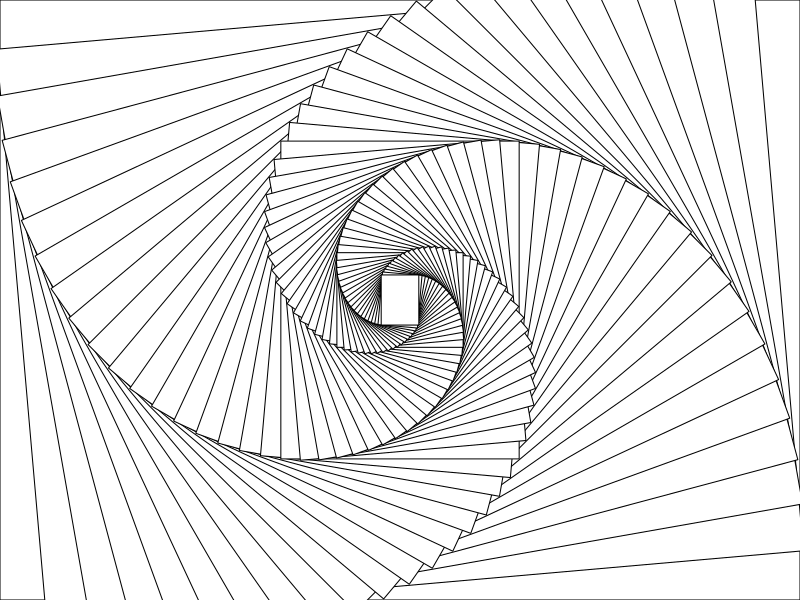

Reproduce this figure in R.
# Install new packagess
install.packages(c("plyr", "ggplot2", "highcharter", "sp", "dplyr", 
                   "lubridate", "rmarkdown", "tidyr", "nycflights13", 
                   "ggthemes", "xts", "cluster", "maps"))

# Get and view working dir
wdPath <- getwd()
wdPath

# Create a folder Data. Write wdPath to file
if (!file.exists("Data")) {
  dir.create("Data")
} 

saveRDS(wdPath, "Data/wdPath.RData")
write.table(wdPath, "Data/wdPath.txt")



# ------------ Some DS aRt

#####
# 1 #
#####


library(grid) 

dev.new()
pushViewport(viewport(width=1, height=1, angle=0, name="vp1"))
grid.rect()

for(i in 1:54){
  pushViewport(viewport(width=0.95, height=0.95, angle=5, name="vp1"))
  grid.rect()
  
}


#####
# 2 #
#####

library(dplyr)
library(ggplot2)
library(ggthemes)

n <- 20000
a <- 0.5

set.seed(101)

make_circle <- function(tx, ty) {
  data <- data.frame(angle = runif(n, 0, 2 * pi)) %>%
    mutate(x = a * cos(angle) + tx, y = a * sin(angle) + ty) %>%
    select(x, y)
  data2 <- data[sample(nrow(data)),]
  data <- bind_cols(data, data2)
  names(data) <- c("x1", "y1", "x2", "y2")
  data
}

data <- rbind(make_circle(cos(0), sin(0)),
              make_circle(cos(pi/4), sin(pi/4)),
              make_circle(cos(pi/2), sin(pi/2)),
              make_circle(cos(3*pi/4), sin(3*pi/4)),
              make_circle(cos(pi), sin(pi)),
              make_circle(cos(5*pi/4), sin(5*pi/4)),
              make_circle(cos(3*pi/2), sin(3*pi/2)),
              make_circle(cos(7*pi/4), sin(7*pi/4)))

ggplot() +
  geom_segment(aes(x = x1, xend = x2, y = y1, yend = y2), data %>% filter(x1 != x2),
               alpha = 0.15, size = 0.015) +
  coord_equal() +
  theme_tufte() +
  theme(line = element_blank(),
        axis.ticks = element_blank(),
        axis.ticks.length = unit(0, "null"),
        axis.title = element_blank(),
        axis.text = element_blank(),
        text = element_blank(),
        legend.position = "none",
        legend.margin=unit(0, "null"),
        panel.background = element_blank(),
        panel.border=element_blank(),
        panel.grid = element_blank(),
        panel.margin=unit(c(0,0,0,0), "null"),
        plot.background = element_blank(),
        plot.margin=unit(c(0,0,0,0), "null"),
        strip.text = element_blank())
